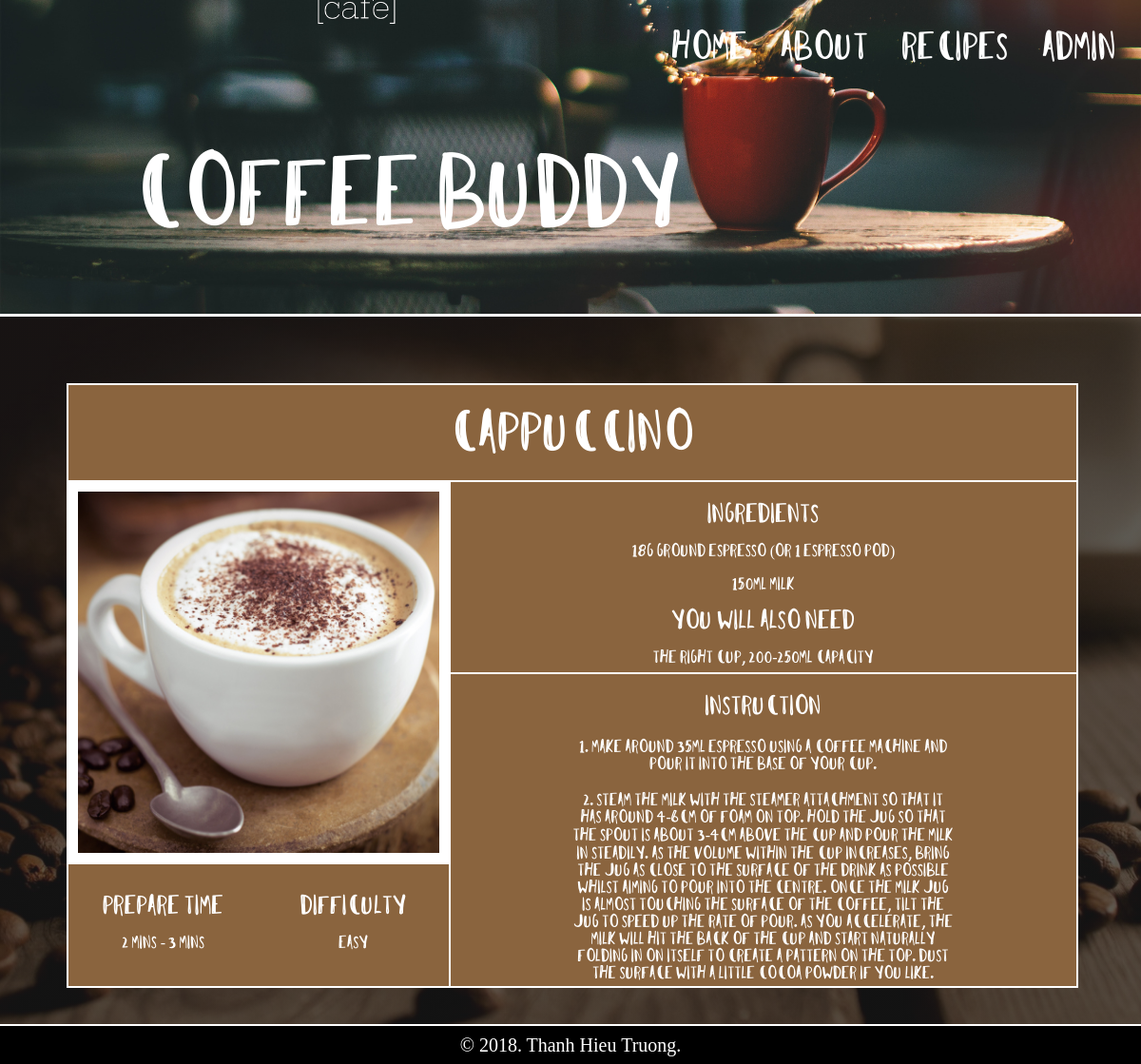
Screenshot of /main.php?p=recipedetails&id=20 with the database file from the repository.
### tables this page shows
CREATE TABLE `coffeedetails` (
  `id_details` int(11) NOT NULL,
  `id_coffee` int(11) NOT NULL,
  `pretime` varchar(255) NOT NULL,
  `difficulty` varchar(255) NOT NULL,
  `ingredient1` varchar(255) NOT NULL,
  `ingredient2` varchar(255) NOT NULL,
  `extra` varchar(255) NOT NULL,
  `instruction1` longtext NOT NULL,
  `instruction2` longtext NOT NULL
);

CREATE TABLE `coffee` (
  `id_coffee` int(11) NOT NULL,
  `coffeename` varchar(30) NOT NULL,
  `coffeeimg` varchar(200) NOT NULL,
  `description` longtext NOT NULL
);

### web/modules/pages/recipedetails.php (the view, shortened to what this page needs)
<?php
	$sql="SELECT * FROM coffee,coffeedetails WHERE coffee.id_coffee = $_GET[id] AND coffeedetails.id_coffee = $_GET[id]";
	$run=mysqli_query($db,$sql);
	$row=mysqli_fetch_array($run);
 ?>
<section id="details">
	<div id="top">
		<h1><?php echo $row['coffeename'] ?></h1>
	</div>
	<div id="left">
		<div id="lefttop">
			<img src="../admin/modules/coffeemanagement/uploads/<?php echo $row['coffeeimg'] ?>" height="380" width="380">
		</div>
		<div id="leftbottom">
			<div id="leftbottomleft">
				<h2>Prepare time</h2>
				<p><?php echo $row['pretime'] ?></p>
			</div>
			<div id="leftbottomright">
				<h2>Difficulty</h2>
				<p><?php echo $row['difficulty'] ?></p>
			</div>
		</div>
	</div>
	<div id="right">
		<div id="ingredients">
			<h2>Ingredients</h2>
			<p><?php echo $row['ingredient1'] ?></p>
			<p><?php echo $row['ingredient2'] ?></p>
			<h3>You will also need</h3>
			<p><?php echo $row['extra'] ?></p>
		</div>
		<div id="method">
			<h2>Instruction</h2>
			<p>1. <span><?php echo $row['instruction1'] ?></span></p>
			<p>2. <span><?php echo $row['instruction2'] ?></span></p>
		</div>
	</div>
</section>

### web/main.php (shortened to what this page needs)
<!DOCTYPE html>
<html>
<head>
	<link rel="stylesheet" type="text/css" href="css/style.css"/>
</head>
<body>
	<div id="conBottomfooter">
	<div id="conBackgroundImg">
		<?php
			include('modules/header.php');
			include('modules/content.php');
			include('modules/footer.php');
		 ?>
	</div>
	</div>
</body>
</html>

### web/modules/header.php
<header id="mainhead">
	<nav>
		<ul>
			<li><a href="../admin/index.php">Admin</a></li>
			<li><a href="main.php?p=recipes">Recipes</a></li>
			<li><a href="main.php?p=about">About</a></li>
			<li><a href="index.php">Home</a></li>
		</ul>
	</nav>
	<h1><a href="index.php">Coffee Buddy</a></h1>
</header>

### web/modules/content.php (shortened to what this page needs)
<section>
	<?php
		if (isset($_GET['p'])){
			$temp=$_GET['p'];
		}else {
			$temp='';
		}
		switch ($temp) {
		 	case 'recipedetails':
		 		include('pages/recipedetails.php');
		 		break;
		 }
	?>
</section>

### web/modules/footer.php
<footer>
	<p>&copy; <?php echo @date("Y") ?>. Thanh Hieu Truong.</p>
</footer>

### web/css/style.css (style rules this page uses)
html { height: 100%; margin: 0; padding: 0; }
body { height: 100%; margin: 0; padding: 0; color: white; }
#conBottomfooter { margin: 0; padding: 0; min-height: 100%; position: relative; }
#conBackgroundImg { margin: 0; padding: 0; left: 0; right: 0; width: 100%; min-height: 100%; background-image: linear-gradient(rgba(26,26,26,0.7),rgba(26,26,26,0.7)), url("../images/coffeebackground.jpg"); background-size: cover; background-repeat: no-repeat; background-position: center center; position: absolute; }
h1,h2,h3 { margin: 0; padding: 0; font-weight: normal; }
ul { margin: 0; padding: 0; }
#mainhead { background-image: url("../images/coffeebackground3.jpg"); background-size: cover; background-repeat: no-repeat; background-position: center -335px; font-family: I Need Coffee; margin: auto; padding: 0; height: auto; width: 100%; }
#mainhead h1 { font-size: 90px; height: 250px; border-bottom: 3px solid white; line-height: 250px; padding: 0px 0px 0px 140px; margin-bottom: 70px; }
#mainhead h1 a { text-decoration: none; color: white; }
#mainhead nav { margin: auto; height: 80px; width: 100%; }
#mainhead nav ul { margin: 0; padding: 0; list-style: none; }
#mainhead nav ul li a { text-decoration: none; color: white; font-size: 35px; float: right; padding: 10px 10px 10px 10px; margin: 20px 15px 0px 0px; font-family: I Need Coffee; }
section { width: 1060px; margin: auto; padding: 0; }
#details { height: 100%; margin-bottom: 80px; border: 2px solid; font-family: I Need Coffee; text-align: center; background: #8A643E; }
#details #top { height: 100px; width: 1060px; border-bottom: 2px solid; }
#details #top h1 { font-size: 50px; line-height: 100px; }
#details #left { height: 530px; width: 400px; border-right: 2px solid; float: left; }
#details #left #lefttop { height: 400px; border-bottom: 2px solid; background: white; }
#details #left #lefttop img { margin: 10px; }
#details #left #leftbottom { height: 128px; }
#details #left #leftbottom #leftbottomleft { padding-top: 30px; float: left; width: 200px; }
#details #left #leftbottom #leftbottomright { padding-top: 30px; float: left; width: 200px; }
#details #right { height: 530px; width: 658px; float: left; }
#details #right #ingredients { height: 200px; width: 658px; border-bottom: 2px solid; }
#details #right #ingredients h3 { font-size: 24px; }
#details #right #method { height: 328px; width: 658px; }
#details #right #method p { margin: auto; padding-top: 20px; width: 400px; }
#details #right #ingredients h2,#details #right #method h2 { padding-top: 20px; }
footer { margin: 0; padding: 0; background: black; height: 40px; width: 100%; left: 0; bottom: 0; clear: both; border-top: 2px solid white; position: absolute; }
footer p { margin: 0; padding: 0; line-height: 40px; text-align: center; font-size: 20px; }

### rows the page displays
coffeedetails: id_coffee.coffeename "Cappuccino", id_coffee.coffeeimg (picture), pretime "2 mins - 3 mins", difficulty "Easy", ingredient1 "18g ground espresso (or 1 espresso pod)", ingredient2 "150ml milk", extra "the right cup, 200-250ml capacity", instruction1 "Make around 35ml espresso using a coffee machine and pour it into the base of your cup.", instruction2 "Steam the milk with the steamer attachment so that it has around 4-6cm of foam on top. Hold the jug so that the spout is about 3-4cm above the cup and pour the milk in steadily. As the volume within the cup increases, bring the jug as close to the surface of the drink as possible whilst aiming to pour into the centre. Once the milk jug is almost touching the surface of the coffee, tilt the jug to speed up the rate of pour. As you accelerate, the milk will hit the back of the cup and start naturally folding in on itself to create a pattern on the top. Dust the surface with a little cocoa powder if you like."
